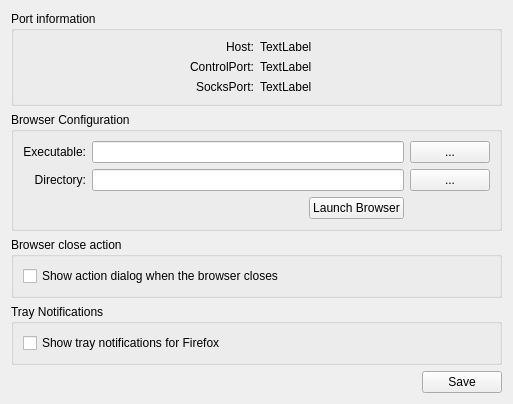
<?xml version="1.0" encoding="UTF-8"?>
<ui version="4.0">
 <class>TBBConfiguration</class>
 <widget class="QWidget" name="TBBConfiguration">
  <property name="geometry">
   <rect>
    <x>0</x>
    <y>0</y>
    <width>513</width>
    <height>392</height>
   </rect>
  </property>
  <property name="windowTitle">
   <string>Form</string>
  </property>
  <layout class="QGridLayout" name="gridLayout">
   <item row="1" column="0" colspan="2">
    <widget class="QGroupBox" name="browserBox">
     <property name="title">
      <string>Browser Configuration</string>
     </property>
     <layout class="QGridLayout" name="gridLayout_2">
      <item row="2" column="1" colspan="3">
       <widget class="QLineEdit" name="lineExecutable"/>
      </item>
      <item row="3" column="1" colspan="3">
       <widget class="QLineEdit" name="lineDirectory"/>
      </item>
      <item row="2" column="4">
       <widget class="QPushButton" name="btnExecutable">
        <property name="text">
         <string>...</string>
        </property>
       </widget>
      </item>
      <item row="3" column="4">
       <widget class="QPushButton" name="btnDirectory">
        <property name="text">
         <string>...</string>
        </property>
       </widget>
      </item>
      <item row="4" column="3">
       <widget class="QPushButton" name="btnLaunch">
        <property name="text">
         <string>Launch Browser</string>
        </property>
       </widget>
      </item>
      <item row="4" column="2">
       <spacer name="horizontalSpacer">
        <property name="orientation">
         <enum>Qt::Horizontal</enum>
        </property>
        <property name="sizeHint" stdset="0">
         <size>
          <width>40</width>
          <height>20</height>
         </size>
        </property>
       </spacer>
      </item>
      <item row="3" column="0">
       <widget class="QLabel" name="lblDirectory">
        <property name="text">
         <string>Directory:</string>
        </property>
        <property name="alignment">
         <set>Qt::AlignRight|Qt::AlignTrailing|Qt::AlignVCenter</set>
        </property>
       </widget>
      </item>
      <item row="2" column="0">
       <widget class="QLabel" name="lblExecutable">
        <property name="text">
         <string>Executable:</string>
        </property>
        <property name="alignment">
         <set>Qt::AlignRight|Qt::AlignTrailing|Qt::AlignVCenter</set>
        </property>
       </widget>
      </item>
     </layout>
    </widget>
   </item>
   <item row="5" column="1">
    <spacer name="verticalSpacer">
     <property name="orientation">
      <enum>Qt::Vertical</enum>
     </property>
     <property name="sizeHint" stdset="0">
      <size>
       <width>20</width>
       <height>40</height>
      </size>
     </property>
    </spacer>
   </item>
   <item row="2" column="0" colspan="2">
    <widget class="QGroupBox" name="closeActionBox">
     <property name="title">
      <string>Browser close action</string>
     </property>
     <layout class="QGridLayout" name="gridLayout_3">
      <item row="0" column="0">
       <widget class="QCheckBox" name="chkShowDialog">
        <property name="text">
         <string>Show action dialog when the browser closes</string>
        </property>
       </widget>
      </item>
     </layout>
    </widget>
   </item>
    <item row="3" column="0" colspan="2">
    <widget class="QGroupBox" name="TrayShowBox">
     <property name="title">
      <string>Tray Notifications</string>
     </property>
     <layout class="QGridLayout" name="gridLayout_3">
      <item row="0" column="0">
       <widget class="QCheckBox" name="chkTrayShow">
        <property name="text">
         <string>Show tray notifications for Firefox</string>
        </property>
       </widget>
      </item>
     </layout>
    </widget>
   </item>
   <item row="4" column="1">
    <widget class="QPushButton" name="btnSave">
     <property name="text">
      <string>Save</string>
     </property>
    </widget>
   </item>
   <item row="4" column="0">
    <spacer name="horizontalSpacer_2">
     <property name="orientation">
      <enum>Qt::Horizontal</enum>
     </property>
     <property name="sizeHint" stdset="0">
      <size>
       <width>40</width>
       <height>20</height>
      </size>
     </property>
    </spacer>
   </item>
   <item row="0" column="0" colspan="2">
    <widget class="QGroupBox" name="portInfo">
     <property name="title">
      <string>Port information</string>
     </property>
     <layout class="QGridLayout" name="gridLayout_4">
      <item row="1" column="0">
       <widget class="QLabel" name="lblControlCap">
        <property name="text">
         <string>ControlPort:</string>
        </property>
        <property name="alignment">
         <set>Qt::AlignRight|Qt::AlignTrailing|Qt::AlignVCenter</set>
        </property>
       </widget>
      </item>
      <item row="2" column="0">
       <widget class="QLabel" name="lblSocksCap">
        <property name="text">
         <string>SocksPort:</string>
        </property>
        <property name="alignment">
         <set>Qt::AlignRight|Qt::AlignTrailing|Qt::AlignVCenter</set>
        </property>
       </widget>
      </item>
      <item row="0" column="0">
       <widget class="QLabel" name="lblHostCap">
        <property name="text">
         <string>Host:</string>
        </property>
        <property name="alignment">
         <set>Qt::AlignRight|Qt::AlignTrailing|Qt::AlignVCenter</set>
        </property>
       </widget>
      </item>
      <item row="0" column="1">
       <widget class="QLabel" name="lblHost">
        <property name="text">
         <string>TextLabel</string>
        </property>
       </widget>
      </item>
      <item row="1" column="1">
       <widget class="QLabel" name="lblControl">
        <property name="text">
         <string>TextLabel</string>
        </property>
       </widget>
      </item>
      <item row="2" column="1">
       <widget class="QLabel" name="lblSocks">
        <property name="text">
         <string>TextLabel</string>
        </property>
       </widget>
      </item>
     </layout>
    </widget>
   </item>
  </layout>
 </widget>
 <resources/>
 <connections/>
</ui>
